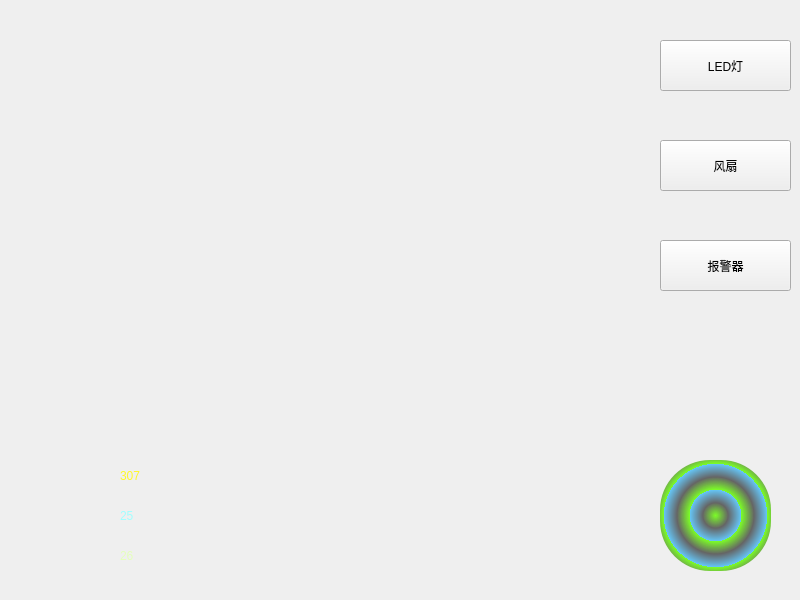
<?xml version="1.0" encoding="UTF-8"?>
<ui version="4.0">
 <class>client</class>
 <widget class="QWidget" name="client">
  <property name="geometry">
   <rect>
    <x>0</x>
    <y>0</y>
    <width>800</width>
    <height>600</height>
   </rect>
  </property>
  <property name="minimumSize">
   <size>
    <width>800</width>
    <height>600</height>
   </size>
  </property>
  <property name="maximumSize">
   <size>
    <width>800</width>
    <height>600</height>
   </size>
  </property>
  <property name="windowTitle">
   <string>client</string>
  </property>
  <property name="styleSheet">
   <string notr="true"/>
  </property>
  <widget class="QLabel" name="label">
   <property name="geometry">
    <rect>
     <x>240</x>
     <y>500</y>
     <width>41</width>
     <height>31</height>
    </rect>
   </property>
   <property name="styleSheet">
    <string notr="true">border-image: url(:/icon/水滴.png);</string>
   </property>
   <property name="text">
    <string/>
   </property>
  </widget>
  <widget class="QLabel" name="label_2">
   <property name="geometry">
    <rect>
     <x>240</x>
     <y>460</y>
     <width>41</width>
     <height>31</height>
    </rect>
   </property>
   <property name="styleSheet">
    <string notr="true">border-image: url(:/icon/阳光.png);</string>
   </property>
   <property name="text">
    <string/>
   </property>
  </widget>
  <widget class="QLabel" name="label_3">
   <property name="geometry">
    <rect>
     <x>240</x>
     <y>540</y>
     <width>41</width>
     <height>31</height>
    </rect>
   </property>
   <property name="styleSheet">
    <string notr="true">border-image: url(:/icon/温度计.png);</string>
   </property>
   <property name="text">
    <string/>
   </property>
  </widget>
  <widget class="QPushButton" name="Led_pushbutton">
   <property name="geometry">
    <rect>
     <x>660</x>
     <y>40</y>
     <width>131</width>
     <height>51</height>
    </rect>
   </property>
   <property name="text">
    <string>LED灯</string>
   </property>
  </widget>
  <widget class="QPushButton" name="Fan_pushbutton">
   <property name="geometry">
    <rect>
     <x>660</x>
     <y>140</y>
     <width>131</width>
     <height>51</height>
    </rect>
   </property>
   <property name="text">
    <string>风扇</string>
   </property>
  </widget>
  <widget class="QPushButton" name="Beep_pushbutton">
   <property name="geometry">
    <rect>
     <x>660</x>
     <y>240</y>
     <width>131</width>
     <height>51</height>
    </rect>
   </property>
   <property name="text">
    <string>报警器</string>
   </property>
  </widget>
  <widget class="QPushButton" name="talk_button">
   <property name="geometry">
    <rect>
     <x>660</x>
     <y>460</y>
     <width>111</width>
     <height>111</height>
    </rect>
   </property>
   <property name="styleSheet">
    <string notr="true">QPushButton { 
font-size:100px; 
color:yellow; 
border-radius:50px; 
background-color: qradialgradient(spread:repeat, cx:0.5, cy:0.5, radius:0.23279, fx:0.5, fy:0.5, stop:0 rgba(101, 255, 0, 213), stop:0.488636 rgba(0, 0, 0, 147), stop:1 rgba(0, 169, 255, 147));
}

QPushButton:pressed { 
font-size:100px; 
color:green;
border-radius:50px;
background-color: qradialgradient(spread:repeat, cx:0.5, cy:0.5, radius:0.23279, fx:0.5, fy:0.5, stop:0 rgba(255, 0, 10, 213), stop:0.488636 rgba(0, 0, 0, 147), stop:1 rgba(0, 169, 255, 147));
}</string>
   </property>
   <property name="text">
    <string/>
   </property>
  </widget>
  <widget class="QLabel" name="picture">
   <property name="geometry">
    <rect>
     <x>40</x>
     <y>20</y>
     <width>600</width>
     <height>400</height>
    </rect>
   </property>
   <property name="minimumSize">
    <size>
     <width>600</width>
     <height>400</height>
    </size>
   </property>
   <property name="maximumSize">
    <size>
     <width>600</width>
     <height>400</height>
    </size>
   </property>
   <property name="text">
    <string/>
   </property>
  </widget>
  <widget class="QLabel" name="led_label">
   <property name="geometry">
    <rect>
     <x>750</x>
     <y>50</y>
     <width>31</width>
     <height>31</height>
    </rect>
   </property>
   <property name="styleSheet">
    <string notr="true">
border-image: url(:/icon/灯泡.png);</string>
   </property>
   <property name="text">
    <string/>
   </property>
  </widget>
  <widget class="QLabel" name="fan_label">
   <property name="geometry">
    <rect>
     <x>750</x>
     <y>150</y>
     <width>31</width>
     <height>31</height>
    </rect>
   </property>
   <property name="styleSheet">
    <string notr="true">border-image: url(:/icon/风扇.png);</string>
   </property>
   <property name="text">
    <string/>
   </property>
  </widget>
  <widget class="QLabel" name="beep_label">
   <property name="geometry">
    <rect>
     <x>750</x>
     <y>250</y>
     <width>31</width>
     <height>31</height>
    </rect>
   </property>
   <property name="styleSheet">
    <string notr="true">border-image: url(:/icon/手铃.png);</string>
   </property>
   <property name="text">
    <string/>
   </property>
  </widget>
  <widget class="QLabel" name="Illumination_label">
   <property name="geometry">
    <rect>
     <x>120</x>
     <y>460</y>
     <width>71</width>
     <height>31</height>
    </rect>
   </property>
   <property name="styleSheet">
    <string notr="true">
color: rgb(255, 248, 41);
font: 75 16pt &quot;微软雅黑&quot;;</string>
   </property>
   <property name="text">
    <string>307</string>
   </property>
  </widget>
  <widget class="QLabel" name="Temperature_label">
   <property name="geometry">
    <rect>
     <x>120</x>
     <y>500</y>
     <width>71</width>
     <height>31</height>
    </rect>
   </property>
   <property name="styleSheet">
    <string notr="true">font: 75 16pt &quot;微软雅黑&quot;;
color: rgb(161, 254, 255);</string>
   </property>
   <property name="text">
    <string>25</string>
   </property>
  </widget>
  <widget class="QLabel" name="Humidity_label">
   <property name="geometry">
    <rect>
     <x>120</x>
     <y>540</y>
     <width>71</width>
     <height>31</height>
    </rect>
   </property>
   <property name="styleSheet">
    <string notr="true">font: 75 16pt &quot;微软雅黑&quot;;
color: rgb(228, 255, 187);</string>
   </property>
   <property name="text">
    <string>26</string>
   </property>
  </widget>
  <widget class="QLabel" name="talk_label">
   <property name="geometry">
    <rect>
     <x>600</x>
     <y>510</y>
     <width>51</width>
     <height>51</height>
    </rect>
   </property>
   <property name="styleSheet">
    <string notr="true">border-image: url(:/icon/麦克风.png);</string>
   </property>
   <property name="text">
    <string/>
   </property>
  </widget>
 </widget>
 <layoutdefault spacing="6" margin="11"/>
 <resources/>
 <connections/>
</ui>
